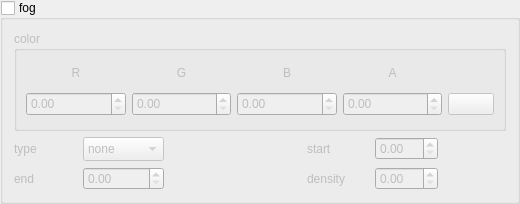
        <widget class="QGroupBox" name="fog_groupBox">
         <property name="minimumSize">
          <size>
           <width>520</width>
           <height>203</height>
          </size>
         </property>
         <property name="maximumSize">
          <size>
           <width>530</width>
           <height>16777215</height>
          </size>
         </property>
         <property name="title">
          <string>fog</string>
         </property>
         <property name="checkable">
          <bool>true</bool>
         </property>
         <property name="checked">
          <bool>false</bool>
         </property>
         <layout class="QGridLayout" name="gridLayout_28">
          <item row="1" column="0">
           <widget class="QLabel" name="fog_type_label">
            <property name="text">
             <string>type</string>
            </property>
           </widget>
          </item>
          <item row="1" column="1">
           <widget class="QComboBox" name="fog_type_cb">
            <property name="minimumSize">
             <size>
              <width>0</width>
              <height>24</height>
             </size>
            </property>
            <property name="maximumSize">
             <size>
              <width>100</width>
              <height>25</height>
             </size>
            </property>
            <item>
             <property name="text">
              <string>none</string>
             </property>
            </item>
            <item>
             <property name="text">
              <string>constant</string>
             </property>
            </item>
            <item>
             <property name="text">
              <string>linear</string>
             </property>
            </item>
            <item>
             <property name="text">
              <string>quadratic</string>
             </property>
            </item>
           </widget>
          </item>
          <item row="0" column="0" colspan="7">
           <widget class="QGroupBox" name="fog_color_groupbox">
            <property name="minimumSize">
             <size>
              <width>450</width>
              <height>100</height>
             </size>
            </property>
            <property name="maximumSize">
             <size>
              <width>16777215</width>
              <height>100</height>
             </size>
            </property>
            <property name="toolTip">
             <string>fog color</string>
            </property>
            <property name="title">
             <string>color</string>
            </property>
            <layout class="QGridLayout" name="gridLayout_29">
             <item row="0" column="2">
              <widget class="QLabel" name="fog_color_B_label">
               <property name="maximumSize">
                <size>
                 <width>16777215</width>
                 <height>24</height>
                </size>
               </property>
               <property name="text">
                <string>B</string>
               </property>
               <property name="alignment">
                <set>Qt::AlignCenter</set>
               </property>
              </widget>
             </item>
             <item row="0" column="3">
              <widget class="QLabel" name="fog_color_A_label">
               <property name="maximumSize">
                <size>
                 <width>16777215</width>
                 <height>24</height>
                </size>
               </property>
               <property name="text">
                <string>A</string>
               </property>
               <property name="alignment">
                <set>Qt::AlignCenter</set>
               </property>
              </widget>
             </item>
             <item row="1" column="0">
              <widget class="QDoubleSpinBox" name="fog_color_R_sp">
               <property name="minimumSize">
                <size>
                 <width>0</width>
                 <height>24</height>
                </size>
               </property>
               <property name="maximumSize">
                <size>
                 <width>16777215</width>
                 <height>24</height>
                </size>
               </property>
               <property name="maximum">
                <double>1.000000000000000</double>
               </property>
               <property name="singleStep">
                <double>0.100000000000000</double>
               </property>
              </widget>
             </item>
             <item row="0" column="1">
              <widget class="QLabel" name="fog_color_G_label">
               <property name="maximumSize">
                <size>
                 <width>16777215</width>
                 <height>24</height>
                </size>
               </property>
               <property name="text">
                <string>G</string>
               </property>
               <property name="alignment">
                <set>Qt::AlignCenter</set>
               </property>
              </widget>
             </item>
             <item row="1" column="2">
              <widget class="QDoubleSpinBox" name="fog_color_B_sp">
               <property name="minimumSize">
                <size>
                 <width>0</width>
                 <height>24</height>
                </size>
               </property>
               <property name="maximumSize">
                <size>
                 <width>16777215</width>
                 <height>24</height>
                </size>
               </property>
               <property name="maximum">
                <double>1.000000000000000</double>
               </property>
               <property name="singleStep">
                <double>0.100000000000000</double>
               </property>
              </widget>
             </item>
             <item row="1" column="1">
              <widget class="QDoubleSpinBox" name="fog_color_G_sp">
               <property name="minimumSize">
                <size>
                 <width>0</width>
                 <height>24</height>
                </size>
               </property>
               <property name="maximumSize">
                <size>
                 <width>16777215</width>
                 <height>24</height>
                </size>
               </property>
               <property name="maximum">
                <double>1.000000000000000</double>
               </property>
               <property name="singleStep">
                <double>0.100000000000000</double>
               </property>
              </widget>
             </item>
             <item row="1" column="3">
              <widget class="QDoubleSpinBox" name="fog_color_A_sp">
               <property name="minimumSize">
                <size>
                 <width>0</width>
                 <height>24</height>
                </size>
               </property>
               <property name="maximumSize">
                <size>
                 <width>16777215</width>
                 <height>24</height>
                </size>
               </property>
               <property name="maximum">
                <double>1.000000000000000</double>
               </property>
               <property name="singleStep">
                <double>0.100000000000000</double>
               </property>
              </widget>
             </item>
             <item row="0" column="0">
              <widget class="QLabel" name="fog_color_R_label">
               <property name="maximumSize">
                <size>
                 <width>16777215</width>
                 <height>24</height>
                </size>
               </property>
               <property name="text">
                <string>R</string>
               </property>
               <property name="alignment">
                <set>Qt::AlignCenter</set>
               </property>
              </widget>
             </item>
             <item row="1" column="4">
              <widget class="QPushButton" name="fog_color_picker_btn">
               <property name="minimumSize">
                <size>
                 <width>0</width>
                 <height>0</height>
                </size>
               </property>
               <property name="maximumSize">
                <size>
                 <width>46</width>
                 <height>16777215</height>
                </size>
               </property>
               <property name="text">
                <string/>
               </property>
              </widget>
             </item>
            </layout>
           </widget>
          </item>
          <item row="2" column="4">
           <widget class="QLabel" name="fog_density_label">
            <property name="text">
             <string>density</string>
            </property>
           </widget>
          </item>
          <item row="2" column="5">
           <widget class="QDoubleSpinBox" name="fog_density_sp">
            <property name="toolTip">
             <string>Density of fog</string>
            </property>
           </widget>
          </item>
          <item row="2" column="0">
           <widget class="QLabel" name="fog_end_label">
            <property name="text">
             <string>end</string>
            </property>
           </widget>
          </item>
          <item row="2" column="1">
           <widget class="QDoubleSpinBox" name="fog_end_sp">
            <property name="toolTip">
             <string>Distance to end of fog</string>
            </property>
            <property name="maximum">
             <double>1000.000000000000000</double>
            </property>
           </widget>
          </item>
          <item row="1" column="5">
           <widget class="QDoubleSpinBox" name="fog_start_sp">
            <property name="toolTip">
             <string>Distance to start of fog</string>
            </property>
           </widget>
          </item>
          <item row="1" column="4">
           <widget class="QLabel" name="fog_start_label">
            <property name="text">
             <string>start</string>
            </property>
           </widget>
          </item>
         </layout>
        </widget>
